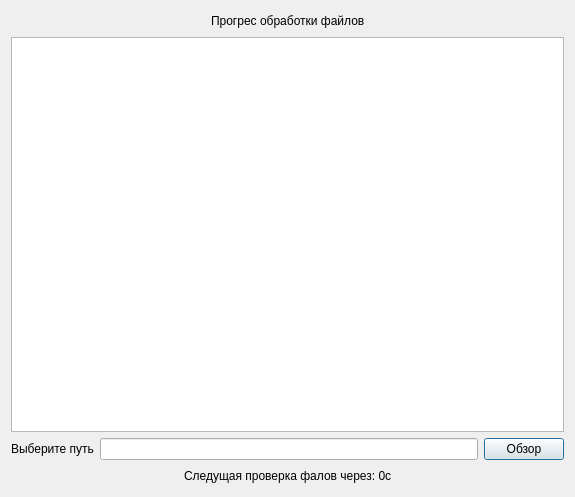
<?xml version="1.0" encoding="UTF-8"?>
<ui version="4.0">
 <class>WorkWindow</class>
 <widget class="QDialog" name="WorkWindow">
  <property name="geometry">
   <rect>
    <x>0</x>
    <y>0</y>
    <width>575</width>
    <height>497</height>
   </rect>
  </property>
  <property name="windowTitle">
   <string>Dialog</string>
  </property>
  <layout class="QVBoxLayout" name="verticalLayout">
   <item>
    <layout class="QHBoxLayout" name="horizontalLayout_3">
     <item>
      <spacer name="horizontalSpacer_4">
       <property name="orientation">
        <enum>Qt::Orientation::Horizontal</enum>
       </property>
       <property name="sizeHint" stdset="0">
        <size>
         <width>40</width>
         <height>20</height>
        </size>
       </property>
      </spacer>
     </item>
     <item>
      <widget class="QLabel" name="tabkeNameLabel">
       <property name="text">
        <string>Прогрес обработки файлов</string>
       </property>
      </widget>
     </item>
     <item>
      <spacer name="horizontalSpacer_3">
       <property name="orientation">
        <enum>Qt::Orientation::Horizontal</enum>
       </property>
       <property name="sizeHint" stdset="0">
        <size>
         <width>40</width>
         <height>20</height>
        </size>
       </property>
      </spacer>
     </item>
    </layout>
   </item>
   <item>
    <widget class="QTableWidget" name="filesTableWidget"/>
   </item>
   <item>
    <layout class="QHBoxLayout" name="horizontalLayout">
     <item>
      <widget class="QLabel" name="chosePathLabel">
       <property name="text">
        <string>Выберите путь</string>
       </property>
      </widget>
     </item>
     <item>
      <widget class="QLineEdit" name="chosePathLineEdit"/>
     </item>
     <item>
      <widget class="QPushButton" name="browserButton">
       <property name="text">
        <string>Обзор</string>
       </property>
      </widget>
     </item>
    </layout>
   </item>
   <item>
    <layout class="QHBoxLayout" name="horizontalLayout_2">
     <item>
      <spacer name="horizontalSpacer">
       <property name="orientation">
        <enum>Qt::Orientation::Horizontal</enum>
       </property>
       <property name="sizeHint" stdset="0">
        <size>
         <width>40</width>
         <height>20</height>
        </size>
       </property>
      </spacer>
     </item>
     <item>
      <widget class="QLabel" name="timerLabel">
       <property name="text">
        <string>Следущая проверка фалов через: 0с</string>
       </property>
      </widget>
     </item>
     <item>
      <spacer name="horizontalSpacer_2">
       <property name="orientation">
        <enum>Qt::Orientation::Horizontal</enum>
       </property>
       <property name="sizeHint" stdset="0">
        <size>
         <width>40</width>
         <height>20</height>
        </size>
       </property>
      </spacer>
     </item>
    </layout>
   </item>
  </layout>
 </widget>
 <resources/>
 <connections/>
</ui>
